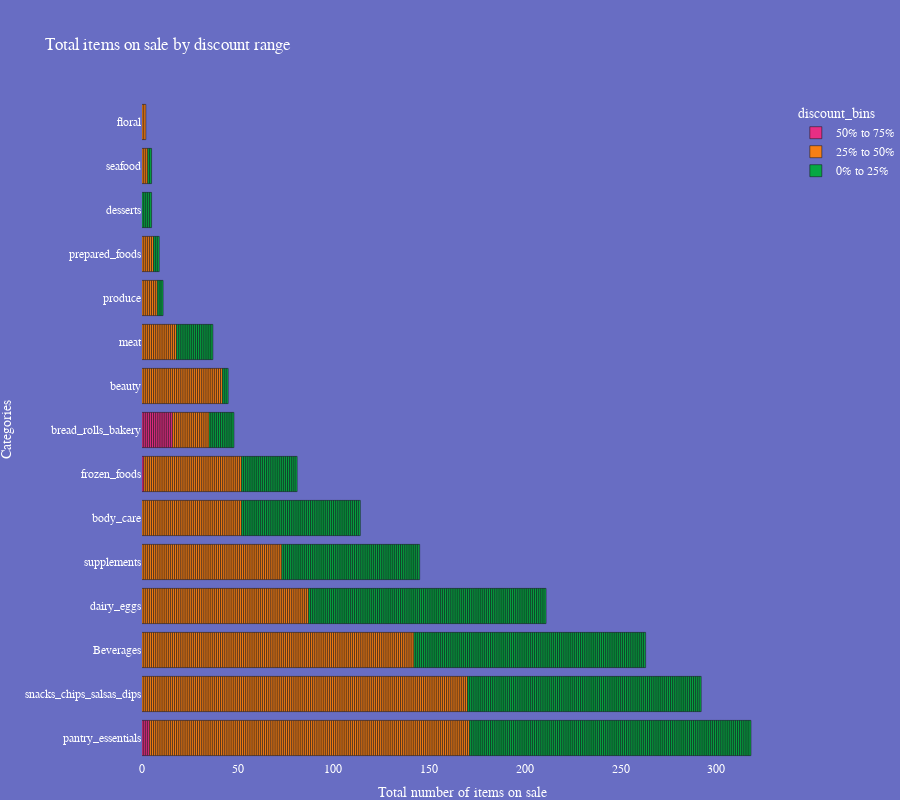

The notebook cell this image was saved under:
### Code cell
orders = list(df.category.value_counts().sort_values(ascending=True).index)
fig = px.bar(df, title = 'Total items on sale by discount range',width=900, category_orders={'category':orders}, hover_data=['product', 'regular', 'sale', 'prime', 'prime_discont'], height=800, y='category', color='discount_bins',template="quartz")
fig.update_xaxes(title_text='Total number of items on sale')
fig.update_yaxes(title_text='Categories')
fig.add_trace(go.Bar(text=df[['category']].value_counts().sort_values(ascending=False)))
fig.show()

### Figure 1 — Plotly figure (JSON) as saved in the notebook; plotly's stock layout.template omitted (floating-point values rounded to 4 significant figures; data arrays with more than 128 entries replaced by an {"elided": "..."} marker saying what was removed)
{"data": [{"alignmentgroup": "True", "customdata": [["Overnight Oats With Ancient Grains Buleberries, 5.3 oz", 2.99, 1.5, 1.35], ["Banana And Maple Brown Sugar Overnight Oats, 5.3 oz", 2.99, 1.5, 1.35], ["Original Overnight Oats, 5.3 oz", 2.99, 1.5, 1.35], ["Strawberry Overnight Oats, 5.3 oz", 2.99, 1.5, 1.35], ["Organic Good Seed Thin-sliced Bread, 20.5 oz", 5.49, 2.79, 2.51], ["Organic Thin-sliced 21 Whole Grains And Seeds Bread, 20.5 oz", 5.49, 2.79, 2.51], ["Organic Rockin' Grains English Muffins 6ct, 13.2 oz", 5.49, 2.79, 2.51], ["Thin Sprouted Grains Thin Sliced, 20.5 ounce", 5.49, 2.79, 2.51], ["Organic Rockin' Grains English Muffins 6ct, 13.2 oz", 5.49, 2.79, 2.51], ["Organic Killer Classic English Muffins 6ct, 13.2 oz", 5.49, 2.79, 2.51], ["Organic Plain Awesome Bagel, 16.75 oz", 5.29, 2.69, 2.42], ["Organic Berry Bloomin Bagels, 16.75 oz", 5.29, 2.69, 2.42], ["Organic Epic Everything Bagel, 16.75 oz", 5.29, 2.69, 2.42], ["Organic Cinnamon Raisin Remix Bagel, 16.75 oz", 5.29, 2.69, 2.42], ["Organic White Bread Done Right, 24 oz", 6.19, 3.19, 2.87], ["Organic 21 Grain Burger Buns, 17.6 oz", 6.19, 3.19, 2.87], ["Organic Raisin The Roof Bread, 18 oz", 6.19, 3.19, 2.87], ["Organic Burger Buns Done Right Buns, 17.6 oz", 6.19, 3.19, 2.87], ["Organic Good Seed Bread, 27 oz", 6.19, 3.19, 2.87], ["Organic 21 Whole Grains And Seeds Bread, 27 oz", 6.19, 3.19, 2.87], ["Organic Powerseed Bread, 25 oz", 6.19, 3.19, 2.87]], "hovertemplate": "discount_bins=50% to 75%<br>count=%{x}<br>category=%{y}<br>product=%{customdata[0]}<br>regular=%{customdata[1]}<br>sale=%{customdata[2]}<br>prime=%{customdata[3]}<extra></extra>", "legendgroup": "50% to 75%", "marker": {"color": "#e72e84", "pattern": {"shape": ""}}, "name": "50% to 75%", "offsetgroup": "50% to 75%", "orientation": "h", "showlegend": true, "textposition": "auto", "type": "bar", "x": [1, 1, 1, 1, 1, 1, 1, 1, 1, 1, 1, 1, 1, 1, 1, 1, 1, 1, 1, 1, 1], "xaxis": "x", "y": ["pantry_essentials", "pantry_essentials", "pantry_essentials", "pantry_essentials", "bread_rolls_bakery", "bread_rolls_bakery", "frozen_foods", "bread_rolls_bakery", "bread_rolls_bakery", "bread_rolls_bakery", "bread_rolls_bakery", "bread_rolls_bakery", "bread_rolls_bakery", "bread_rolls_bakery", "bread_rolls_bakery", "bread_rolls_bakery", "bread_rolls_bakery", "bread_rolls_bakery", "bread_rolls_bakery", "bread_rolls_bakery", "bread_rolls_bakery"], "yaxis": "y"}, {"alignmentgroup": "True", "customdata": {"elided": "840x4 mixed values"}, "hovertemplate": "discount_bins=25% to 50%<br>count=%{x}<br>category=%{y}<br>product=%{customdata[0]}<br>regular=%{customdata[1]}<br>sale=%{customdata[2]}<br>prime=%{customdata[3]}<extra></extra>", "legendgroup": "25% to 50%", "marker": {"color": "#f77f14", "pattern": {"shape": ""}}, "name": "25% to 50%", "offsetgroup": "25% to 50%", "orientation": "h", "showlegend": true, "textposition": "auto", "type": "bar", "x": {"elided": "840 int values"}, "xaxis": "x", "y": {"elided": "840 str values"}, "yaxis": "y"}, {"alignmentgroup": "True", "customdata": {"elided": "725x4 mixed values"}, "hovertemplate": "discount_bins=0% to 25%<br>count=%{x}<br>category=%{y}<br>product=%{customdata[0]}<br>regular=%{customdata[1]}<br>sale=%{customdata[2]}<br>prime=%{customdata[3]}<extra></extra>", "legendgroup": "0% to 25%", "marker": {"color": "#06a843", "pattern": {"shape": ""}}, "name": "0% to 25%", "offsetgroup": "0% to 25%", "orientation": "h", "showlegend": true, "textposition": "auto", "type": "bar", "x": {"elided": "725 int values"}, "xaxis": "x", "y": {"elided": "725 str values"}, "yaxis": "y"}, {"text": [318, 292, 263, 211, 145, 114, 81, 48, 45, 37, 11, 9, 5, 5, 2], "type": "bar"}], "layout": {"barmode": "relative", "height": 800, "legend": {"title": {"text": "discount_bins"}, "tracegroupgap": 0}, "title": {"text": "Total items on sale by discount range"}, "width": 900, "xaxis": {"anchor": "y", "domain": [0, 1], "title": {"text": "Total number of items on sale"}}, "yaxis": {"anchor": "x", "categoryarray": ["pantry_essentials", "snacks_chips_salsas_dips", "Beverages", "dairy_eggs", "supplements", "body_care", "frozen_foods", "bread_rolls_bakery", "beauty", "meat", "produce", "prepared_foods", "desserts", "seafood", "floral"], "categoryorder": "array", "domain": [0, 1], "title": {"text": "Categories"}}}}
